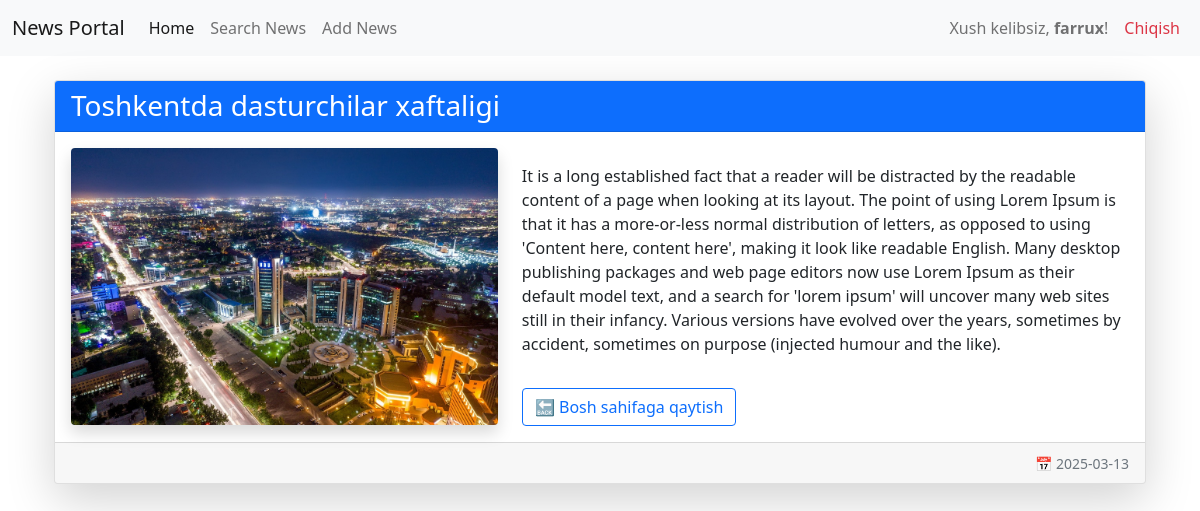
Screenshot of /news_detail/5/ (signed in) with the database file from the repository.
### configapp/models.py (models this page shows, shortened)
class News(models.Model):
    title = models.CharField(max_length=150, verbose_name='news')
    context = models.TextField(blank=True)
    created_ed = models.DateTimeField(auto_now_add=True)
    updated_ed = models.DateTimeField(auto_now=True)
    category = models.ForeignKey(Categories, on_delete=models.CASCADE, related_name="news_get")
    photo = models.FileField(upload_to='media/%Y/%m/%d/')
    is_bool = models.BooleanField(default=True)
    views = models.IntegerField(default=0)
    class Meta:
        verbose_name = "NEW"
        verbose_name_plural = "NEWS"
        ordering = ['-created_ed']

### configapp/views.py (the view)
# urls.py: path('news_detail/<int:new_id>/', new_detail, name='news_detail'),
@login_required(login_url='login')
def new_detail(request, new_id):
    new = get_object_or_404(News, id=new_id)
    return render(request, 'detail.html', {'new': new})

### configapp/templates/detail.html
{% extends 'base.html' %} {% block body %}
<div class="container mt-4">
  <div class="card shadow-lg">
    <div class="card-header bg-primary text-white">
      <h3 class="mb-0">{{ new.title }}</h3>
    </div>
    <div class="card-body">
  <div class="row align-items-center">
    <div class="col-md-5 text-center">
      {% if new.photo %}
        {% if new.photo.url|lower|slice:'-4:' == ".mp4" %}
          <video width="50%" controls class="rounded-3 shadow">
            <source src="{{ new.photo.url }}" type="video/mp4">
            Your browser does not support the video tag.
          </video>
        {% else %}
          <img src="{{ new.photo.url }}" alt="{{ new.title }}" class="img-fluid rounded shadow">
        {% endif %}
      {% else %}
        <img src="http://picsum.photos/400/300" alt="No image" class="img-fluid rounded shadow">
      {% endif %}
    </div>
        <div class="col-md-7">
          <p class="card-text text-muted">
            {{ new.context | safe | linebreaks }}
          </p>
          <a href="{% url 'index' %}" class="btn btn-outline-primary mt-3">
            🔙 Bosh sahifaga qaytish
          </a>
        </div>
      </div>
    </div>
    <div class="card-footer text-muted text-end">
      <small>📅 {{ new.created_ed | date:'Y-m-d' }}</small>
    </div>
  </div>
</div>
{% endblock %}

### configapp/templates/base.html (shortened to what this page needs)
<!DOCTYPE html>
<html lang="uz">
  <head>
    <link
      href="https://cdn.jsdelivr.net/npm/bootstrap@5.0.2/dist/css/bootstrap.min.css"
      rel="stylesheet"
    />
  </head>
  <body>
    <nav class="navbar navbar-expand-lg navbar-light bg-light">
      <div class="container-fluid">
        <a class="navbar-brand" href="{% url 'index' %}">News Portal</a>
        <div class="collapse navbar-collapse" id="navbarNav">
          <ul class="navbar-nav me-auto">
            <li class="nav-item">
              <a class="nav-link active" href="{% url 'index' %}">Home</a>
            </li>
            <li class="nav-item">
              <a class="nav-link" href="{% url 'search_news' %}">Search News</a>
            </li>
            <li class="nav-item">
              <a class="nav-link" href="{% url 'news_add' %}">Add News</a>
            </li>
          </ul>
          <ul class="navbar-nav">
            {% if user.is_authenticated %}
              <li class="nav-item">
                <span class="nav-link">Xush kelibsiz, <strong>{{ user.username }}</strong>!</span>
              </li>
              <li class="nav-item">
                <a class="nav-link text-danger" href="{% url 'logout' %}">Chiqish</a>
              </li>
            {% else %}
              <li class="nav-item">
                <a class="nav-link text-primary" href="{% url 'login' %}">Kirish</a>
              </li>
            {% endif %}
          </ul>
        </div>
      </div>
    </nav>
    <div class="container mt-4">
      {% block body %}
      {% endblock %}
    </div>
  </body>
</html>

### configapp/templates/base.html (style rules this page uses)
a { text-decoration: none; }

### rows the page displays
News: title "Toshkentda dasturchilar xaftaligi", photo (picture), context "It is a long established fact that a reader will be distracted by the readable content of a page when looking at its layout. The point of using Lorem Ipsum is that it has a more-or-less normal distribution of letters, as opposed to using 'Content here, content here', making it look like readable English. Many desktop publishing packages and web page editors now use Lorem Ipsum as their default model text, and a search for 'lorem ipsum' will uncover many web sites still in their infancy. Various versions have evolved over the years, sometimes by accident, sometimes on purpose (injected humour and the like).", created_ed "2025-03-13"

### other values shown
{{ user.username }} "farrux"
